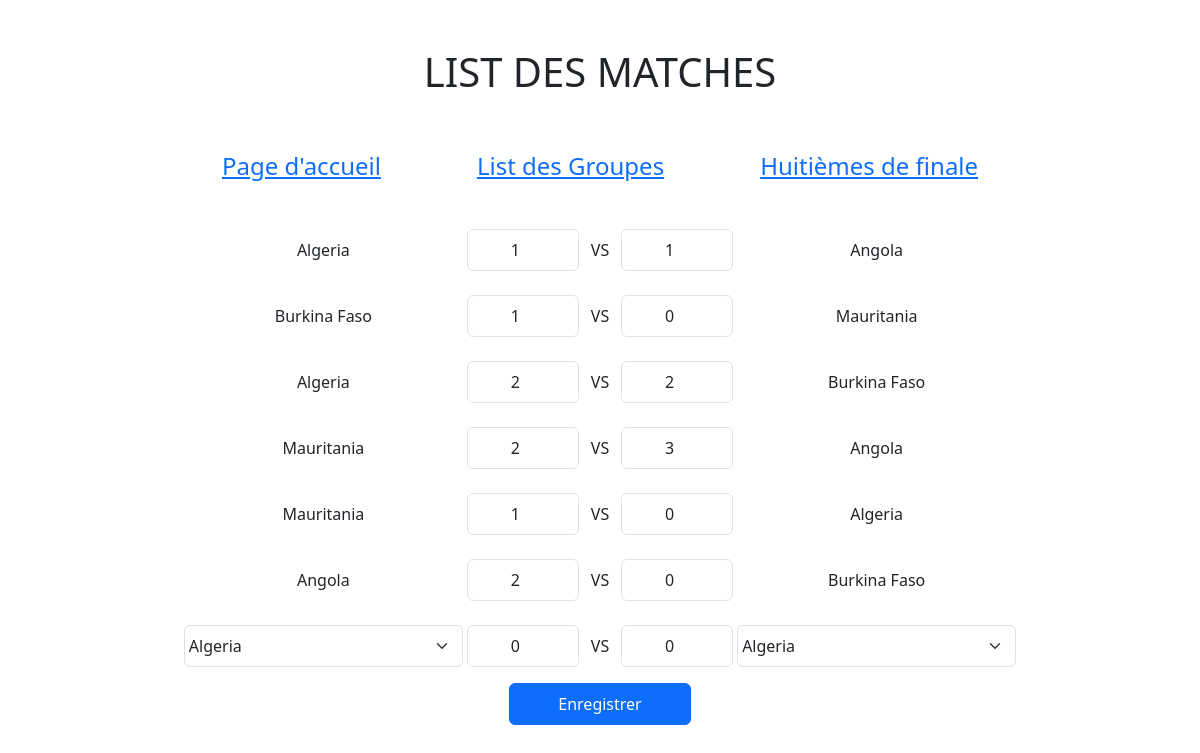
/Afcon/ViewMatches/4, run on the app's committed database.
### Afcon/models.py (models this page shows)
class Equipes(models.Model):
    name = models.CharField(max_length=200)
    classement = models.IntegerField(default=0)
    points = models.IntegerField(default=0)
    groupe = models.ForeignKey(Groupes, on_delete=models.CASCADE)

### Afcon/views.py (the view)
# urls.py: path('ViewMatches/<int:groupe_id>', views.ViewMatches, name='ViewMatches'),
def ViewMatches(request, groupe_id):
    template = loader.get_template('Afcon/matche.html')
    equipes = Equipes.objects.filter(groupe_id=groupe_id)
    matches = Matches.objects.filter(groupe_id=groupe_id)
    new_list_matches = getMatchesByGroupe(equipes, matches)
    context = {'equipes': equipes, 'matches': new_list_matches, 'groupe_id': groupe_id}
    return HttpResponse(template.render(context, request))

### Afcon/views.py (called while the page is built)
def getMatchesByGroupe(equipes, matches):
    new_list = []
    name_int_equipe = ''
    name_ext_equipe = ''
    for m in matches:
        for e in equipes:
            if m.id_int_equipe == e.id:
                name_int_equipe = e.name
            if m.id_ext_equipe == e.id:
                name_ext_equipe = e.name
        data = {
            'name_int_equipe': name_int_equipe,
            'score_int_equipe': m.score_int_equipe,
            'name_ext_equipe': name_ext_equipe,
            'score_ext_equipe': m.score_ext_equipe
        }
        new_list.append(data)
    return new_list

### Afcon/templates/Afcon/matche.html (shortened to what this page needs)
<!DOCTYPE html>
<html lang="en">
<head>
    <link rel="stylesheet" href="//cdn.jsdelivr.net/npm/bootstrap@5.3.2/dist/css/bootstrap.min.css" />
    {% load static %}
    <link rel="stylesheet" href="{% static 'Afcon/style.css' %}" />
</head>
<body>
    <h1 class="h1 p-5">List des Matches</h1>
    <ul class="list mb-5">
        <li class="px-5"><a href="{% url 'Afcon:ViewAccueil' %}" class="h4 link-primary">Page d'accueil</a></li>
        <li class="px-5"><a href="{% url 'Afcon:ViewGroupe' %}" class="h4 link-primary">List des Groupes</a></li>
        <li class="px-5"><a href="{% url 'Afcon:ViewHuitiemeFinal' %}" class="h4 link-primary">Huitièmes de finale</a></li>
    </ul>
    <div class="container">
        <div class="row">
            {% for matche in matches %}
                <div class="col-12 mb-4 text-center">
                    <label for="scoreIntEquipe" class="w-25">{{ matche.name_int_equipe }}</label>
                    <input type="number" id="scoreIntEquipe" class="form-control px-1 py-2 w-10 d-inline-block text-center" name="score_int_equipe" value="{{ matche.score_int_equipe }}" readonly />
                    <span class="d-inline-block mx-2">VS</span>
                    <input type="number" id="scoreIntEquipe" class="form-control px-1 py-2 w-10 d-inline-block text-center" name="score_ext_equipe" value="{{ matche.score_ext_equipe }}" readonly />
                    <label for="scoreIntEquipe" class="w-25">{{ matche.name_ext_equipe }}</label>
                </div>
            {% endfor %}
            <div class="col-12 text-center">
                <form action="{% url 'Afcon:saveMatche' %}" method="POST">
                    <select name="intEquipe" class="form-select px-1 py-2 w-25 d-inline-block">
                        {% for equipe in equipes %}
                        <option value="{{ equipe.id }}">{{ equipe.name }}</option>
                        {% endfor %}
                    </select>
                    <input type="number" name="scoreIntEquipe" class="form-control px-1 py-2 w-10 d-inline-block text-center" value="0" min="0" max="99" />
                    <span class="d-inline-block mx-2">VS</span>
                    <input type="number" name="scoreExtEquipe" class="form-control px-1 py-2 w-10 d-inline-block text-center" value="0" min="0" max="99" />
                    <select name="extEquipe" class="form-select px-1 py-2 w-25 d-inline-block">
                        {% for equipe in equipes %}
                        <option value="{{ equipe.id }}">{{ equipe.name }}</option>
                        {% endfor %}
                    </select>
                    <br/>
                    <input type="submit" class="btn btn-primary mt-3 px-5 py-2" value="Enregistrer" />
                </form>
            </div>
        </div>
    </div>
</body>
</html>

### Afcon/static/Afcon/style.css (style rules this page uses)
body { margin: 0px; padding: 0px; }
.w-10 { width: 10%; }
h1 { text-align: center; color: brown; font-size: 25px; text-transform: uppercase; }
ul.list { list-style: none; margin: 0px; padding: 0px; display: flex; align-items: center; justify-content: center; }
ul.list li { display: inline-block; }

### data on the page
Equipes: name_int_equipe "Algeria" "Algeria", name_ext_equipe "Algeria"
Equipes: name_ext_equipe "Angola" "Angola", name_int_equipe "Angola"
Equipes: name_int_equipe "Burkina Faso", name_ext_equipe "Burkina Faso" "Burkina Faso"
Equipes: name_ext_equipe "Mauritania", name_int_equipe "Mauritania" "Mauritania"

### other printed values
form field intEquipe "Algeria"
form field extEquipe "Algeria"
